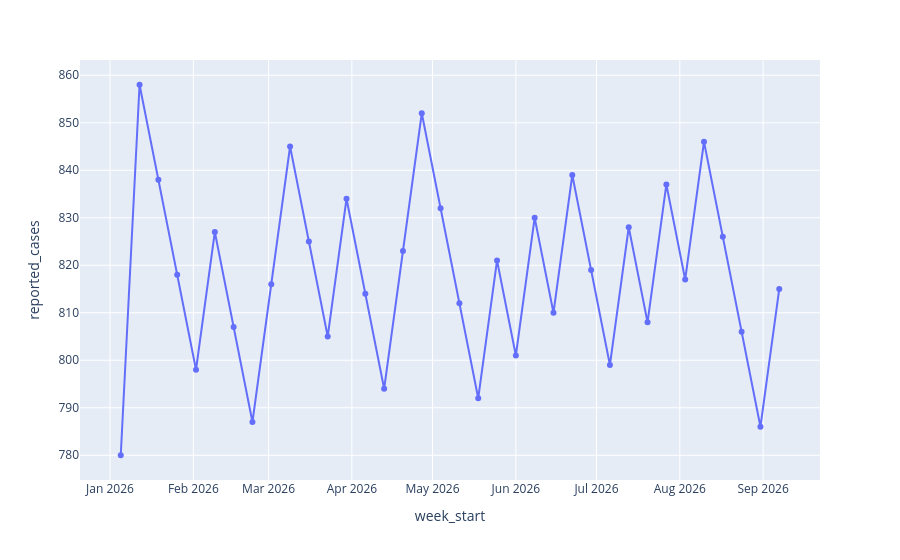

Notebook code cell kept with this figure:
### Code cell
s['week_start'] = pd.to_datetime(
s['week_start'])
weekly = s.groupby('week_start')[
'reported_cases'].sum().reset_index()
fig = px.line(weekly, x='week_start',
y='reported_cases', markers=True)
fig.show()
